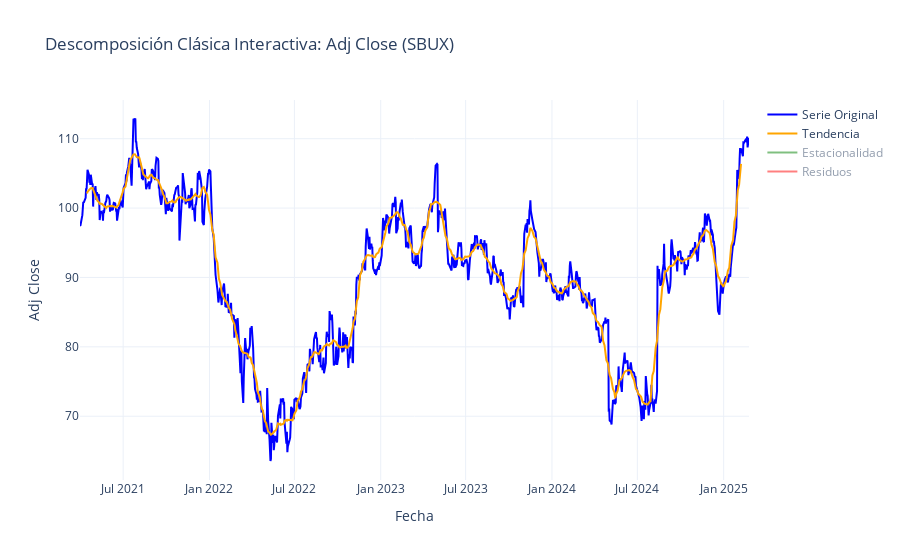

Here is the notebook cell this chart was saved with:
### Code cell
# Creamos la gráfica interactiva con Plotly
fig = go.Figure()

# 1. Serie Original
fig.add_trace(go.Scatter(x=df_train.index, y=df_train[target_col], mode='lines', name='Serie Original', line=dict(color='blue')))
# 2. Tendencia
fig.add_trace(go.Scatter(x=df_train.index, y=tendencia, mode='lines', name='Tendencia', line=dict(color='orange')))
# 3. Estacionalidad
fig.add_trace(go.Scatter(x=df_train.index, y=estacionalidad, mode='lines', name='Estacionalidad', line=dict(color='green'), visible='legendonly'))
# 4. Residuos
fig.add_trace(go.Scatter(x=df_train.index, y=residuos, mode='lines', name='Residuos', line=dict(color='red'), visible='legendonly'))

fig.update_layout(
    title=f'Descomposición Clásica Interactiva: {target_col} (SBUX)',
    xaxis_title='Fecha',
    yaxis_title=target_col,
    hovermode='x unified',
    template='plotly_white'
)

fig.show()

### Figure 1 — Plotly figure (JSON) as saved in the notebook; plotly's stock layout.template omitted (floating-point values rounded to 4 significant figures; data arrays with more than 128 entries replaced by an {"elided": "..."} marker saying what was removed)
{"data": [{"line": {"color": "blue"}, "mode": "lines", "name": "Serie Original", "type": "scatter", "x": {"elided": "980 str values"}, "y": {"elided": "980 float values"}}, {"line": {"color": "orange"}, "mode": "lines", "name": "Tendencia", "type": "scatter", "x": {"elided": "980 str values"}, "y": {"elided": "980 float values"}}, {"line": {"color": "green"}, "mode": "lines", "name": "Estacionalidad", "type": "scatter", "visible": "legendonly", "x": {"elided": "980 str values"}, "y": {"elided": "980 float values"}}, {"line": {"color": "red"}, "mode": "lines", "name": "Residuos", "type": "scatter", "visible": "legendonly", "x": {"elided": "980 str values"}, "y": {"elided": "980 float values"}}], "layout": {"hovermode": "x unified", "title": {"text": "Descomposición Clásica Interactiva: Adj Close (SBUX)"}, "xaxis": {"title": {"text": "Fecha"}}, "yaxis": {"title": {"text": "Adj Close"}}}}
